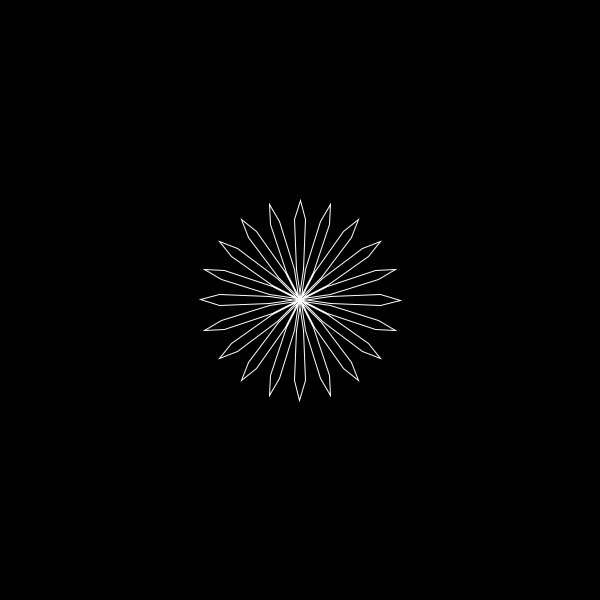
Frame 1 (no input)
Frame 60 (the mouse pressed at the canvas centre just before this capture): identical to frame 1, image omitted
Frame 120 (the mouse held since frame 60 and released just before this capture): identical to frame 1, image omitted

The Processing sketch that drew this single still picture (run headless with seeded random() and noise(); from frame 60 on, the mouse is pressed at the canvas centre):

// Processing sketch: rhodonea_curves_2
// ── rhodonea_curves_2.pde
/* 
In mathematics, a rose or rhodonea curve 
is a sinusoid plotted in polar coordinates.
*/
float r = 100;
float theta;
float x;
float y;
float k = 10;

void setup() {
  size(600,600);
  
}


void draw() {
  background(0);
  pushMatrix();
  translate(width*0.5,height*0.5);
  //fill(255);
  noFill();
  stroke(255);
  beginShape();
  for(int i = 0; i < 100; i++) {
    
    theta = map(i,0,100,0,TWO_PI);
    
    r = 100 * cos(k*theta);
    x = r * cos(theta);
    y = r * sin(theta);
    
    vertex(x,y);
  }
  endShape(CLOSE);
  popMatrix();
}
